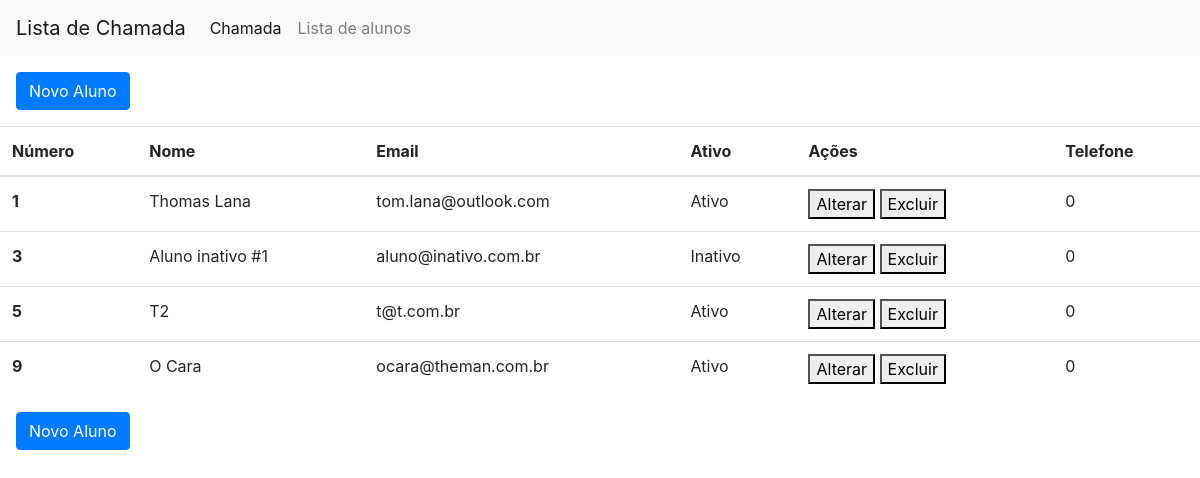
Screenshot of /lista_alunos.php with the database file from the repository.
### tables this page shows
CREATE TABLE IF NOT EXISTS `alunos` (
  `id` int(11) NOT NULL AUTO_INCREMENT,
  `nome` varchar(150) NOT NULL,
  `email` varchar(200) DEFAULT NULL,
  `ativo` char(1) NOT NULL,
  `telefone` varchar(16) NOT NULL,
  PRIMARY KEY (`id`)
);

### lista_alunos.php (the view, shortened to what this page needs)
<?php
    include("connection.php");
    $sql = "SELECT * FROM alunos";
    $result = $conn->query($sql);
?>
<!DOCTYPE html>
<html lang="en">
<head>
    <link rel="stylesheet" href="https://stackpath.bootstrapcdn.com/bootstrap/4.4.1/css/bootstrap.min.css">
</head>
<body>
<nav class="navbar navbar-expand-lg navbar-light bg-light">
  <a class="navbar-brand">Lista de Chamada</a>
  <div class="collapse navbar-collapse" id="navbarNav">
    <ul class="navbar-nav">
      <li class="nav-item active">
        <a class="nav-link" href="index.php">Chamada</a>
      </li>
      <li class="nav-item">
        <a class="nav-link" href="lista_alunos.php">Lista de alunos<span class="sr-only">(current)</span></a>
      </li>
    </ul>
  </div>
</nav>
<div style='margin:1rem;'>
<a href="adicionar.php"><button type="button" class="btn btn-primary">Novo Aluno</button></a>
</div>
<table class="table">
  <thead>
    <tr>
      <th scope="col">Número</th>
      <th scope="col">Nome</th>
      <th scope="col">Email</th>
      <th scope="col">Ativo</th>
      <th scope="col">Ações</th>
      <th scope="col">Telefone</th>
    </tr>
  </thead>
  <tbody>
  <?php
    while($row = $result->fetch_assoc()) {
  ?>
    <tr>
      <th scope="row"> <?php echo $row["id"]?></th>
      <td><?php echo $row["nome"]?></td>
      <td><?php echo $row["email"]?></td>
      <td><?php echo $row["ativo"]=="S"? "Ativo":"Inativo"?></td>
      <td>
        <a href="alterar.php?id=<?php echo $row["id"]?>"><button id="alterar" name='alterar'>Alterar</button></a>
        <a href="actionExcluir.php?id=<?php echo $row["id"]?>"><button id="excluir" name='excluir'>Excluir</button></a>
        <td><?php echo $row["telefone"]?></td>
      </td>
    </tr>
    <?php
        }
    ?>
  </tbody>
</table>
<div style='margin:1rem;'>
<a href="adicionar.php"><button type="button" class="btn btn-primary">Novo Aluno</button></a>
</div>
</body>
</html>

### rows the page displays
alunos: id "1", nome "Thomas Lana", email "tom.lana@outlook.com", ativo "Ativo", telefone "0"
alunos: id "3", nome "Aluno inativo #1", email "aluno@inativo.com.br", ativo "Inativo", telefone "0"
alunos: id "5", nome "T2", email "t@t.com.br", ativo "Ativo", telefone "0"
alunos: id "9", nome "O Cara", email "ocara@theman.com.br", ativo "Ativo", telefone "0"
